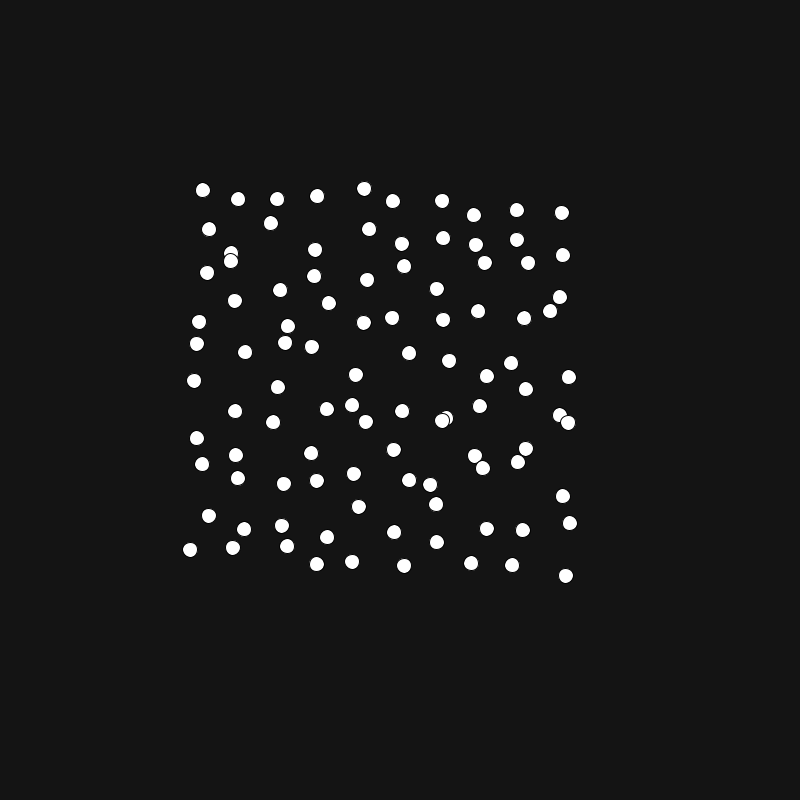
Frame 1 (no input)
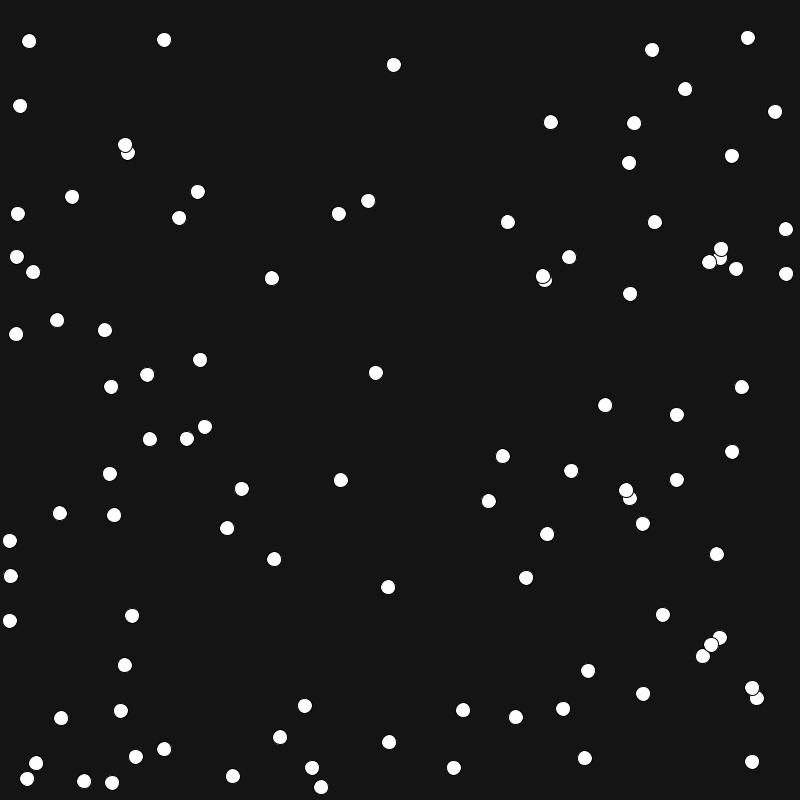
Frame 60 (the mouse pressed at the canvas centre just before this capture)
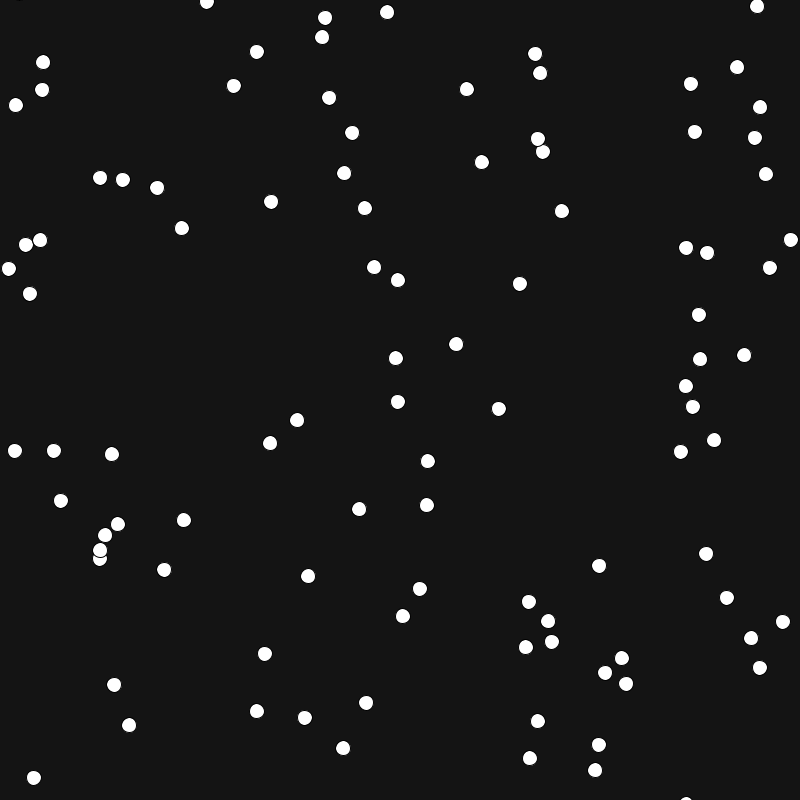
Frame 120 (the mouse held since frame 60 and released just before this capture)

The Processing sketch that drew these frames (run headless with seeded random() and noise(); from frame 60 on, the mouse is pressed at the canvas centre):

// Processing sketch: codeweek6_hw_sketch4
// ── codeweek6_hw_sketch4.pde
// Code 1 FA_18
// Bryan Ma

// 2d arrays part 4

// this sketch uses two 2d arrays - one to store x positions, and one to store y positions 
//  of ellipses being drawn to the screen. the only difference between using 2d arrays to store
//  these values is that it makes it easier for us to fill those values in a grid arrangement.

// add behavior to the ellipses so that they change positions every frame. 
// at minimum, try adapting the bouncing ball behavior to the ellipses. this will require two 
//  additional 2d arrays - one for x speed and one for y speed. see the example gif for a basic result.
// see the 1 dimensional array example from class in w06_00_ballArray for a reminder on bouncing ball behavior.

int gridW = 10;
int gridH = 10;
float[][] xPositions = new float[gridW][gridH];
float[][] yPositions = new float[gridW][gridH];
float[][] dx = new float [gridW][gridH];
float[][] dy = new float [gridW][gridH];

void setup() {
  size(800, 800);
  //noStroke();

  for (int i = 0; i < gridW; i++) {
    for (int j = 0; j < gridH; j++) {
      xPositions[i][j] = map(i, 0, gridW, width/2 - 200, width/2 + 200);
      yPositions[i][j] = map(j, 0, gridH, height/2 - 200, height/2 + 200);
      dx[i][j] = random(-10, 10);
      dy[i][j] = random(-20, 20);
    }
  }
}

void draw() {
  background(20);
  for (int i = 0; i < gridW; i++) {
    for (int j = 0; j < gridH; j++) {
      float s = 15;
      xPositions[i][j] += dx[i][j];
      yPositions[i][j] += dy[i][j];
      ellipse(xPositions[i][j], yPositions[i][j], s, s);
      
    if (xPositions[i][j] > width-s/2 || xPositions[i][j] < s/2) {
      dx[i][j] = -dx[i][j];
    }
    if (yPositions[i][j] > height-s/2 || yPositions[i][j] < s/2) {
      dy[i][j] = -dy[i][j];
    }
    }
  }
}
